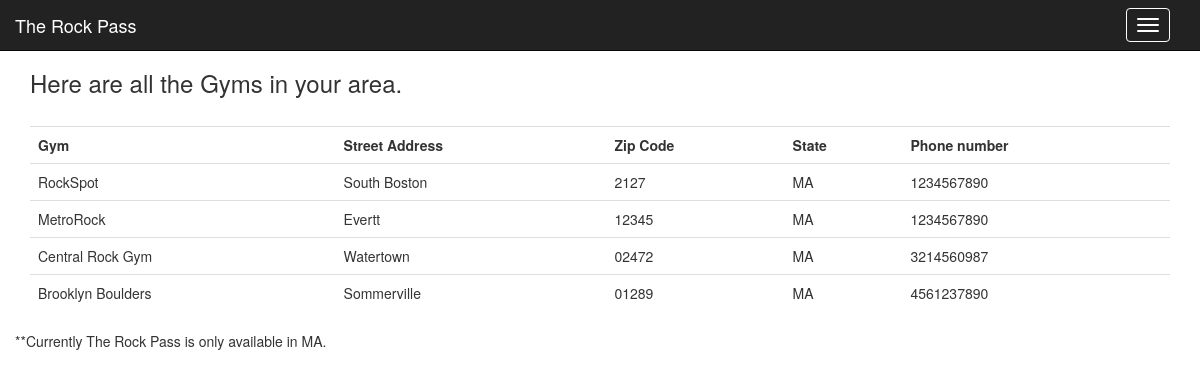
Page /gyms.php (signed in) on the committed database.
### tables this page shows
CREATE TABLE `gyms` (
  `ID` int(25) NOT NULL,
  `email` varchar(25) NOT NULL,
  `gymName` varchar(25) NOT NULL,
  `shortName` varchar(25) NOT NULL,
  `state` varchar(25) NOT NULL,
  `stAddress` varchar(50) NOT NULL,
  `zipCode` varchar(10) NOT NULL,
  `phone` varchar(15) NOT NULL
);

### chooseHeader.php (called while the page is built, shortened)
<?php
include("./inc/connectDB.php");
if (isset($_SESSION["username_login"])) {
  $username = $_SESSION["username_login"];
    $userInfo = mysqli_query($dbConnected, "SELECT * FROM users WHERE username='$username'");
    $userRow = mysqli_fetch_array($userInfo);
    if ($userRow['admin'] == "Yes") {
      include ("./headerAdmin.php");
    } else {
      include ( "./headerUser.php" );
    }
} else {
  $session = false;
  include ( "./header.php" );
}
?>

### gyms.php (the view)
<?php
include("./chooseHeader.php");
if (isset($_SESSION["username_login"])) {
  $state = $userRow['state'];
} elseif (isset($_SESSION["gym_login"])) {
  $state = $gymRow['state'];
} else {
  $state = "MA";
}
$gymState = mysqli_query($dbConnected, "SELECT * FROM gyms WHERE state='$state'");
$gymStateNum = mysqli_num_rows($gymState);
for ($i=0; $i < $gymStateNum; $i++) {
  $gymInfo = mysqli_query($dbConnected, "SELECT * FROM gyms WHERE state='$state' LIMIT 1 OFFSET $i");
  $gym = mysqli_fetch_array($gymInfo);
  $gymArray[$i]['gymName'] = $gym['gymName'];
  $gymArray[$i]['state'] = $gym['state'];
  $gymArray[$i]['stAddress'] = $gym['stAddress'];
  $gymArray[$i]['zipCode'] = $gym['zipCode'];
  $gymArray[$i]['phone'] = $gym['phone'];
}
?>
<div class="container">
  <div>
    <h3>Here are all the Gyms in your area.</h3>
    <br>
  </div>
  <table class="table table-hover">
    <tr>
      <th>Gym</th>
      <th>Street Address</th>
      <th>Zip Code</th>
      <th>State</th>
      <th>Phone number</th>
    </tr>
    <?php
      for ($i=0; $i < $gymStateNum; $i++) {
        echo "<tr>
                <td>".$gymArray[$i]['gymName']."</td>
                <td>".$gymArray[$i]['stAddress']."</td>
                <td>".$gymArray[$i]['zipCode']."</td>
                <td>".$gymArray[$i]['state']."</td>
                <td>".$gymArray[$i]['phone']."</td>
              </tr>
        ";
      }
     ?>
  </table>
  <div class="row">
    <p>**Currently The Rock Pass is only available in MA.</p>
  </div>
</div>
<?php include("./footer.php"); ?>

### css/myCSS.css (style rules this page uses)
body { padding-top: 50px; }

### rows in the picture
gyms: gymName "RockSpot", stAddress "South Boston", zipCode "2127", state "MA", phone "1234567890"
gyms: gymName "MetroRock", stAddress "Evertt", zipCode "12345", state "MA", phone "1234567890"
gyms: gymName "Central Rock Gym", stAddress "Watertown", zipCode "02472", state "MA", phone "3214560987"
gyms: gymName "Brooklyn Boulders", stAddress "Sommerville", zipCode "01289", state "MA", phone "4561237890"
